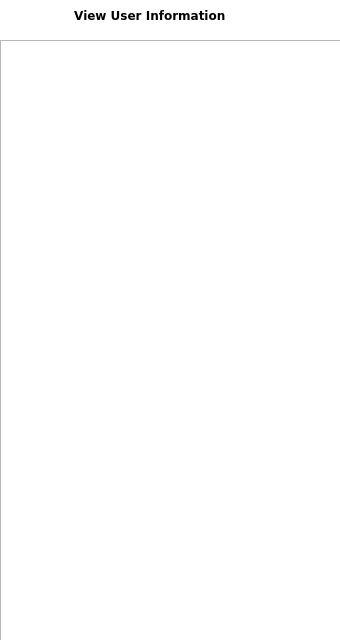
<?xml version="1.0" encoding="UTF-8"?>
<ui version="4.0">
 <class>adminuserinformation</class>
 <widget class="QDialog" name="adminuserinformation">
  <property name="geometry">
   <rect>
    <x>0</x>
    <y>0</y>
    <width>340</width>
    <height>640</height>
   </rect>
  </property>
  <property name="minimumSize">
   <size>
    <width>340</width>
    <height>640</height>
   </size>
  </property>
  <property name="maximumSize">
   <size>
    <width>340</width>
    <height>640</height>
   </size>
  </property>
  <property name="windowTitle">
   <string>Dialog</string>
  </property>
  <widget class="QTextBrowser" name="textBrowser">
   <property name="geometry">
    <rect>
     <x>0</x>
     <y>40</y>
     <width>341</width>
     <height>631</height>
    </rect>
   </property>
  </widget>
  <widget class="QLabel" name="label_2">
   <property name="geometry">
    <rect>
     <x>0</x>
     <y>-10</y>
     <width>341</width>
     <height>61</height>
    </rect>
   </property>
   <property name="styleSheet">
    <string notr="true">background-color: rgb(255, 255, 255);</string>
   </property>
   <property name="text">
    <string/>
   </property>
  </widget>
  <widget class="QLabel" name="label_6">
   <property name="geometry">
    <rect>
     <x>70</x>
     <y>0</y>
     <width>221</width>
     <height>31</height>
    </rect>
   </property>
   <property name="font">
    <font>
     <family>Verdana</family>
     <pointsize>9</pointsize>
     <bold>true</bold>
    </font>
   </property>
   <property name="text">
    <string> View User Information</string>
   </property>
   <property name="alignment">
    <set>Qt::AlignLeading|Qt::AlignLeft|Qt::AlignVCenter</set>
   </property>
  </widget>
  <widget class="QPushButton" name="backbutton_2">
   <property name="geometry">
    <rect>
     <x>10</x>
     <y>0</y>
     <width>51</width>
     <height>31</height>
    </rect>
   </property>
   <property name="text">
    <string/>
   </property>
   <property name="icon">
    <iconset>
     <normaloff>image/arrowleft.png</normaloff>image/arrowleft.png</iconset>
   </property>
   <property name="iconSize">
    <size>
     <width>40</width>
     <height>40</height>
    </size>
   </property>
   <property name="shortcut">
    <string>Up, Up, Up</string>
   </property>
   <property name="autoExclusive">
    <bool>false</bool>
   </property>
   <property name="flat">
    <bool>true</bool>
   </property>
  </widget>
  <zorder>label_2</zorder>
  <zorder>textBrowser</zorder>
  <zorder>label_6</zorder>
  <zorder>backbutton_2</zorder>
 </widget>
 <resources/>
 <connections/>
</ui>
